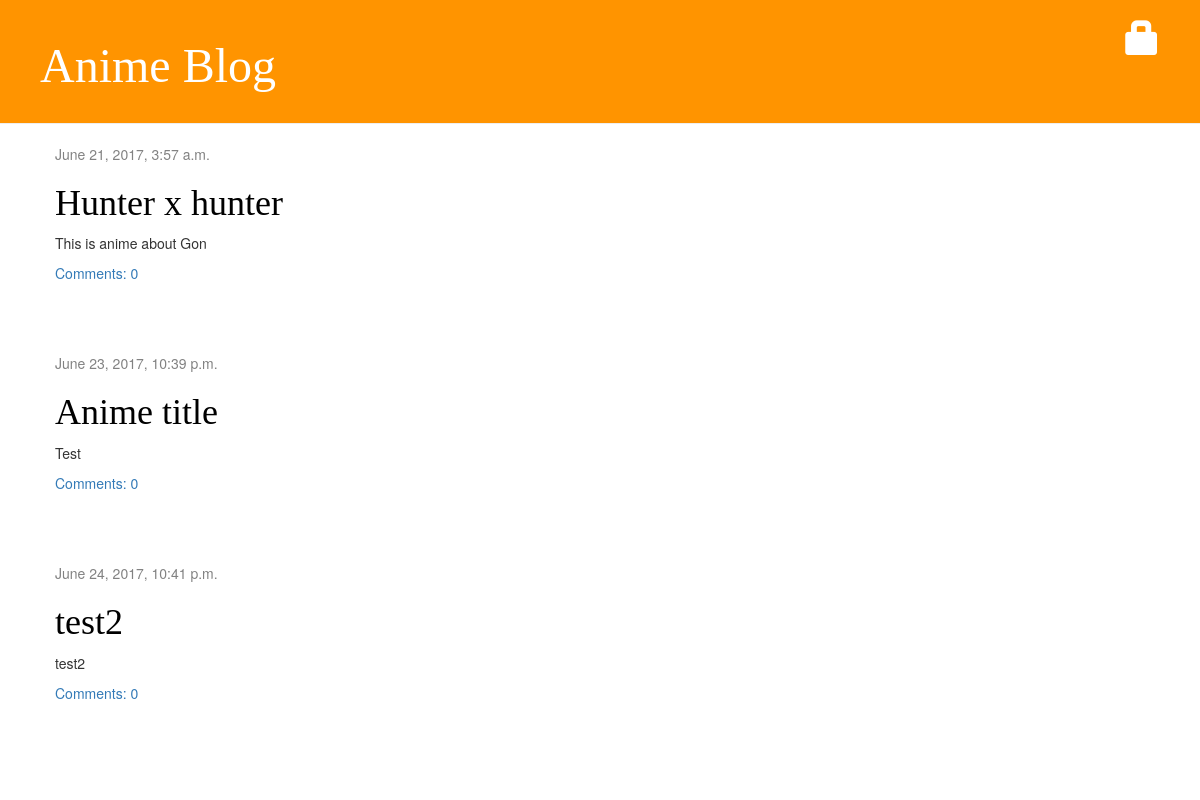
/, run on an earlier commit of the app's database.
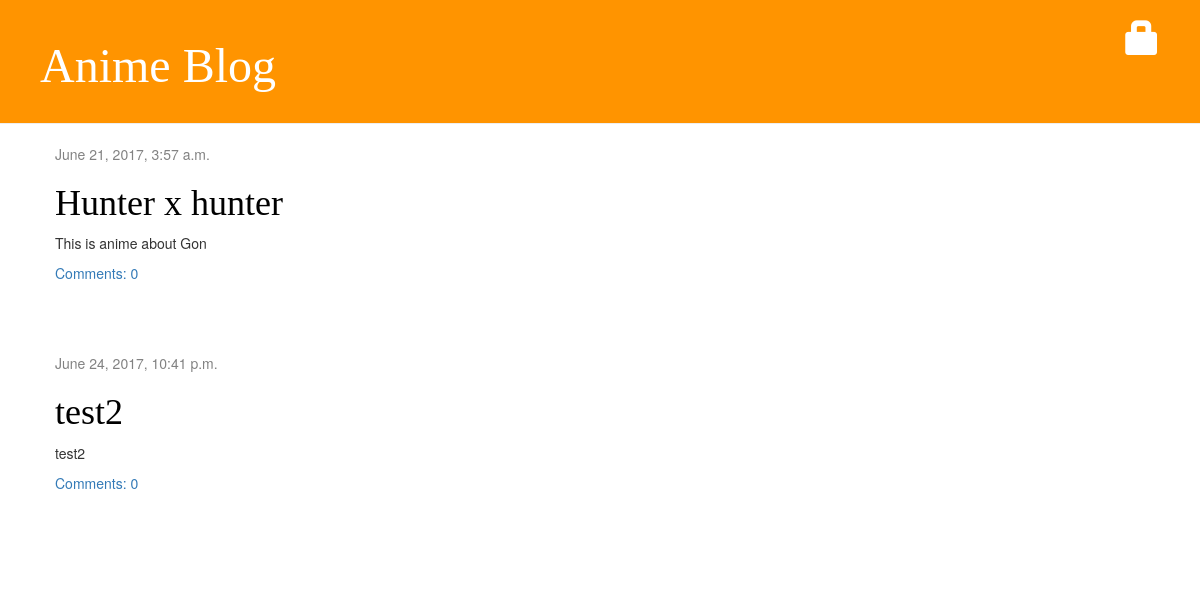
And on a later commit of the database.
### blog/models.py (models this page shows, shortened)
class Post(models.Model):
    author = models.ForeignKey('auth.User')
    title = models.CharField(max_length=200)
    text = models.TextField()
    created_date = models.DateTimeField(
            default=timezone.now)
    published_date = models.DateTimeField(
            blank=True, null=True)
    def approved_comments(self):
        return self.comments.filter(approved_comment=True)

### blog/views.py (the view)
# urls.py: url(r'^$', views.post_list, name='post_list'),
def post_list(request):
    posts = Post.objects.filter(published_date__lte=timezone.now()).order_by('published_date')
    return render(request, 'blog/post_list.html', {'posts': posts})

### blog/templates/blog/post_list.html (shortened to what this page needs)
{% extends 'blog/base.html' %}
{% load staticfiles %}
             {% block content %}
                {% for post in posts %}
                    <div class="post">
                        <div class="date">
                            {{ post.published_date }}
                        </div>
                           <h1><a href="{% url 'post_detail' pk=post.pk %}">{{ post.title }}</a></h1>
                        <p>{{ post.text|linebreaksbr }}</p>
<a href="{% url 'post_detail' pk=post.pk %}">Comments: {{ post.approved_comments.count }}</a>
                    </div>
                {% endfor %}
             {% endblock %}

What changed in the data, as far as the page shows it:
removed Post: published_date "June 23, 2017, 10:39 p.m.", title "Anime title", text "Test", approved_comments.count "0"
